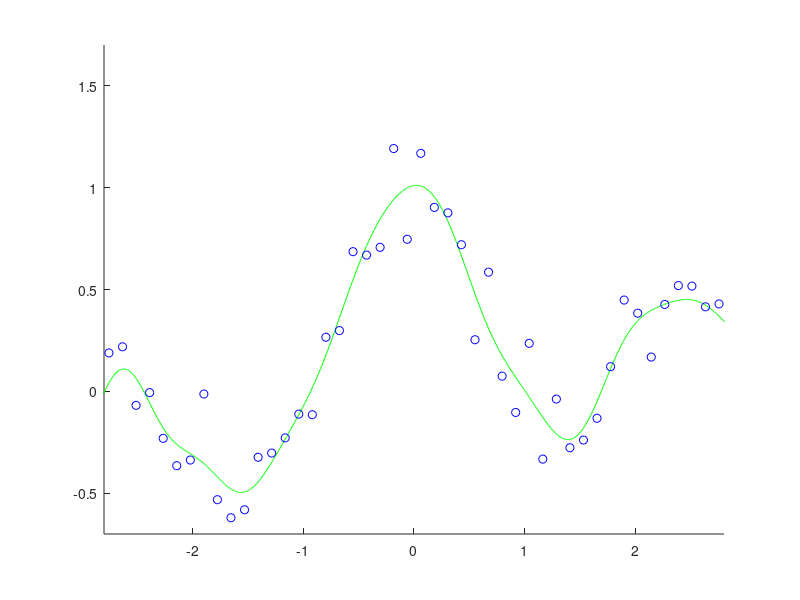

The MATLAB script that drew this image:
n = 50; N = 1000;
x = linspace(-3, 3, n)';
X = linspace(-3, 3, N)';
pix = pi * x;
y = sin(pix) ./ (pix) + 0.1 * x + 0.2 * randn(n, 1);
x2 = x.^2;
xx = repmat(x2, 1, n) + repmat(x2', n, 1) - 2 * (x * x');
hhs = 2 * [0.03 0.3 3] .^ 2;
ls = [0.0001 0.1 100];
m =5;
u = floor(m * [0: n-1] / n) + 1;
u = u(randperm(n));
for hk = 1: length(hhs)
    hh = hhs(hk); k = exp(-xx / hh);
    for i = 1: m
        ki = k(u ~=i, :);
        kc = k(u == i, :);
        yi = y(u ~= i);
        yc = y(u == i);
        for lk = 1: length(ls)
            l = ls(lk);
            t = (ki' * ki + l * eye(n)) \ (ki' * yi);
            fc = kc * t;
            g(hk, lk, i) = mean((fc - yc).^2);
        end
    end
end
[gl, ggl] =  min(mean(g, 3), [], 2);
[ghl, gghl] = min(gl);
L =  ls(ggl(gghl));
HH = hhs(gghl);

k = exp(-xx / HH);
K = exp(-(repmat(X.^2, 1, n) + repmat(x2', N, 1) - 2 * X * x') / HH);
t = (k ^ 2 + L * eye(n)) \ (k * y);
F = K * t;

figure(1); clf; hold on; axis([-2.8 2.8 -0.7 1.7]);
plot(X,F,'g-'); plot(x, y, 'bo');